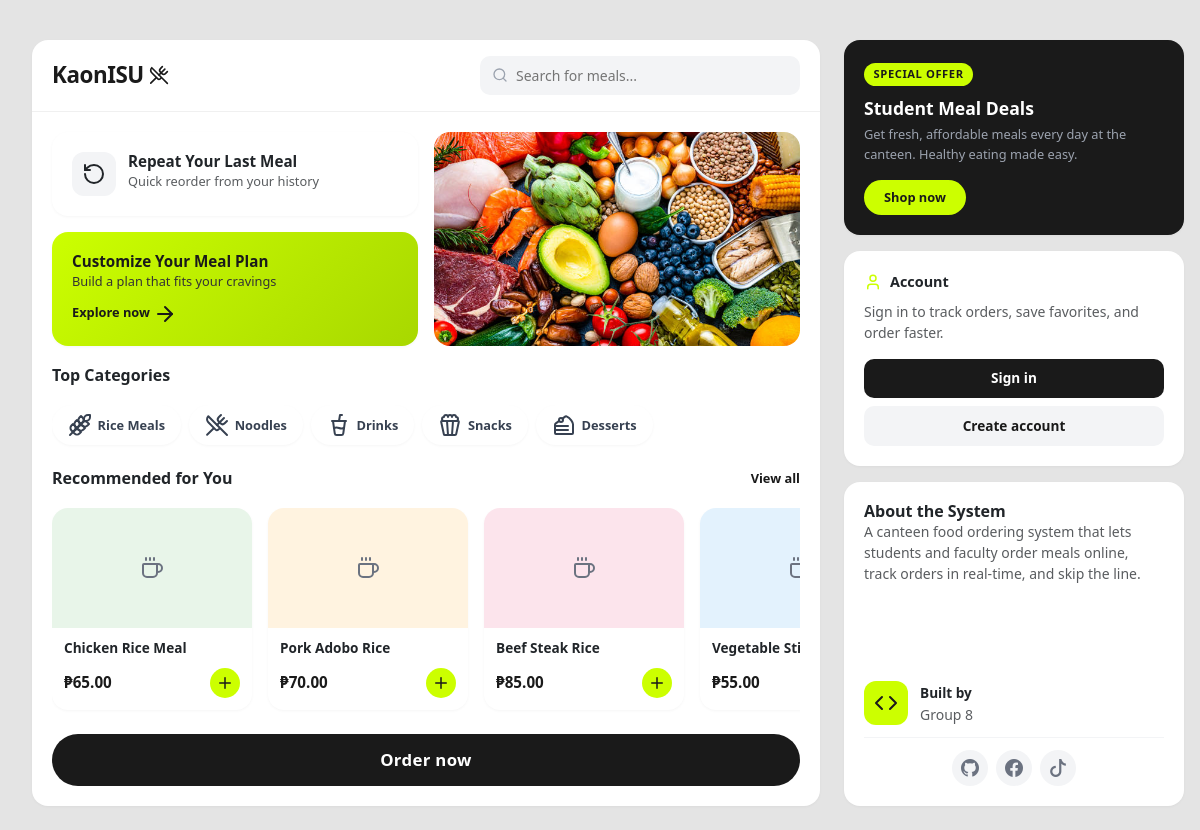
The page / on the database its author committed.
### customer/models.py (models this page shows, shortened)
class MenuItem(models.Model):
    CATEGORY_CHOICES = [
        ('rice', 'Rice Meals'),
        ('noodles', 'Noodles'),
        ('drinks', 'Drinks'),
        ('snacks', 'Snacks'),
        ('desserts', 'Desserts'),
    ]
    item_id = models.AutoField(primary_key=True)
    name = models.CharField(max_length=150)
    description = models.TextField(blank=True)
    price = models.DecimalField(max_digits=8, decimal_places=2)
    category = models.CharField(max_length=20, choices=CATEGORY_CHOICES)
    image_url = models.URLField(max_length=500, blank=True)
    is_available = models.BooleanField(default=True)
    created_at = models.DateTimeField(auto_now_add=True)
    class Meta:
        verbose_name = "Menu Item"
        verbose_name_plural = "Menu Items"

### customer/views.py (the view)
# urls.py: path('', views.landing_page, name='landing'),
@ensure_csrf_cookie
def landing_page(request):
    menu_items = MenuItem.objects.filter(is_available=True)[:8]
    categories = MenuItem.CATEGORY_CHOICES
    return render(request, 'landing.html', {
        'menu_items': menu_items,
        'categories': categories,
    })

### templates/landing.html (shortened to what this page needs)
{% extends 'base.html' %}
{% block content %}
<div class="landing-bg">
  <div class="landing-grid">
    <div class="landing-main">
      <div class="main-container">
        <div class="main-header">
          <div class="brand-mark">KaonISU <i data-lucide="utensils-crossed" class="brand-icon"></i></div>
          <div class="welcome-actions">
            <div class="search-wrapper">
              <input type="text" class="search-input" placeholder="Search for meals...">
            </div>
          </div>
        </div>
        <div class="main-body">
          <div class="quick-grid">
            <div class="quick-grid-left">
              <div class="quick-card repeat-card">
                <div class="quick-card-icon">
                  <i data-lucide="rotate-ccw"></i>
                </div>
                <div class="quick-card-body">
                  <h5>Repeat Your Last Meal</h5>
                  <p class="text-muted small">Quick reorder from your history</p>
                </div>
              </div>
              <div class="quick-card promo-card">
                <div class="promo-content">
                  <h5>Customize Your Meal Plan</h5>
                  <p>Build a plan that fits your cravings</p>
                  <span class="promo-cta">Explore now <i data-lucide="arrow-right"></i></span>
                </div>
              </div>
            </div>
            <div class="quick-grid-right">
              <div class="quick-food-img" style="padding:0;background:url('/static/images/1.jpg') center/cover no-repeat;font-size:0;">
              </div>
            </div>
          </div>
          <div class="section-header">
            <h5>Top Categories</h5>
          </div>
          <div class="categories-row">
            {% for key, label in categories %}
            <a href="/menu/?category={{ key }}" class="category-pill">
              {% if key == 'rice' %}<i data-lucide="wheat" class="cat-icon"></i>{% elif key == 'noodles' %}<i data-lucide="utensils-crossed" class="cat-icon"></i>{% elif key == 'drinks' %}<i data-lucide="cup-soda" class="cat-icon"></i>{% elif key == 'snacks' %}<i data-lucide="popcorn" class="cat-icon"></i>{% elif key == 'desserts' %}<i data-lucide="cake-slice" class="cat-icon"></i>{% endif %}
              {{ label }}
            </a>
            {% endfor %}
          </div>
          <div class="section-header">
            <h5>Recommended for You</h5>
            <a href="/menu/" class="section-link">View all</a>
          </div>
          <div class="recommended-row">
            {% for item in menu_items %}
            <div class="rec-card">
              <div class="rec-card-img" style="background: {% cycle '#e8f5e9' '#fff3e0' '#fce4ec' '#e3f2fd' '#f3e5f5' '#e0f7fa' %};">
                {% if item.image_url %}
                <img src="{{ item.image_url }}" alt="{{ item.name }}">
                {% else %}
                <i data-lucide="coffee"></i>
                {% endif %}
              </div>
              <div class="rec-card-body">
                <h6>{{ item.name }}</h6>
                <div class="rec-card-footer">
                  <span class="rec-price">₱{{ item.price }}</span>
                  <form method="POST" action="/api/cart/add/" class="d-inline add-to-cart-form">
                    <button type="submit" class="add-btn">
                      <i data-lucide="plus"></i>
                    </button>
                  </form>
                </div>
              </div>
            </div>
            {% empty %}
            <div class="text-muted small py-3">No menu items available yet.</div>
            {% endfor %}
          </div>
        </div>
        <div class="order-banner">
          <button type="button" class="order-btn" onclick="location.href='/menu/'">Order now</button>
        </div>
      </div>
    </div>
    <div class="landing-sidebar">
      <div class="sidebar-card promo-sidebar">
        <div class="promo-sidebar-badge">Special Offer</div>
        <h5>Student Meal Deals</h5>
        <p>Get fresh, affordable meals every day at the canteen. Healthy eating made easy.</p>
        <a href="/menu/" class="promo-sidebar-btn">Shop now</a>
      </div>
      <div class="sidebar-card auth-sidebar-card">
        <div class="auth-sidebar-header">
          <i data-lucide="user"></i>
          <span>Account</span>
        </div>
        <p class="text-muted small">Sign in to track orders, save favorites, and order faster.</p>
        <div class="auth-sidebar-actions">
          <a href="/login/" class="auth-sidebar-btn auth-sidebar-btn-primary">Sign in</a>
          <a href="/register/" class="auth-sidebar-btn auth-sidebar-btn-secondary">Create account</a>
        </div>
      </div>
      <div class="sidebar-card about-card">
        <div class="section-header">
          <h5>About the System</h5>
        </div>
        <p class="text-muted small">A canteen food ordering system that lets students and faculty order meals online, track orders in real-time, and skip the line.</p>
        <div class="creator-section">
          <div class="creator-avatar">
            <i data-lucide="code"></i>
          </div>
          <div>
            <strong>Built by</strong>
            <p class="text-muted small mb-0">Group 8</p>
          </div>
        </div>
        <div class="creator-socials">
            <a href="https://github.com/urboijano" class="social-link" aria-label="GitHub" target="_blank">
            <i class="bi bi-github"></i>
          </a>
          <a href="https://www.facebook.com/fvkevrything" class="social-link" aria-label="Facebook" target="_blank">
            <i class="bi bi-facebook"></i>
          </a>
          <a href="https://www.tiktok.com/@tiktoknibathala?lang=en" class="social-link" aria-label="TikTok" target="_blank">
            <i class="bi bi-tiktok"></i>
          </a>
        </div>
      </div>
    </div>
  </div>
</div>
{% endblock %}

### templates/base.html (shortened to what this page needs)
<!DOCTYPE html>
<html lang="en">
<head>
    <link href="https://cdn.jsdelivr.net/npm/bootstrap@5.3.3/dist/css/bootstrap.min.css" rel="stylesheet">
    <link rel="stylesheet" href="https://cdn.jsdelivr.net/npm/bootstrap-icons@1.11.3/font/bootstrap-icons.min.css">
    <link rel="stylesheet" href="/static/css/style.css">
</head>
<body class="bg-light">
    <main class="container py-4">
        {% block content %}{% endblock %}
    </main>
</body>
</html>

### templates/landing.html (style rules this page uses)
body > .container, body .py-4 { max-width: none; padding: 0 !important; }

### rows shown on the page
MenuItem: name "Chicken Rice Meal", price "65.00"
MenuItem: name "Pork Adobo Rice", price "70.00"
MenuItem: name "Beef Steak Rice", price "85.00"
MenuItem: name "Vegetable…", price "55.00"

### other values the page prints
{{ label }} "Rice Meals" "Noodles" "Drinks" "Snacks" "Desserts"
